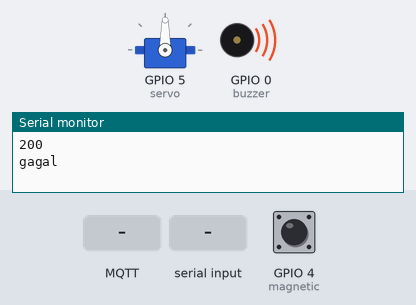
This sketch was run on a simulated ESP8266 (NodeMCU). On the bench: servo, buzzer (waves = sounding), the last lines printed to the serial monitor. The test bench sets the inputs (shaded band); at power-on: GPIO 4 (magnetic) HIGH. WiFi joins after 1.5 s; servers stay silent unless stated; uploads are accepted with an empty reply; no MQTT or app messages arrive unless stated.

Above: at 8.7 s.
8.8 s: MQTT message "esp8266" arrives on the first subscribed topic
11.3 s: GPIO 4 (magnetic) pulled LOW for 0.15 s
12.9 s: "esp8266\n" received over the second serial link
At 15.6 s:
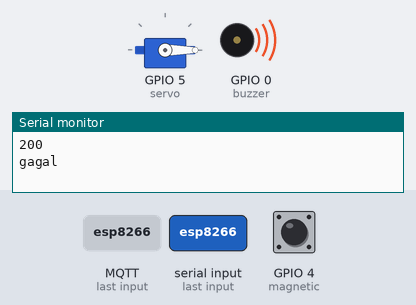
15.9 s: GPIO 4 (magnetic) pulled LOW for 1 s
18.4 s: MQTT message "OK" arrives on the first subscribed topic
20.6 s: MQTT message "openZ" arrives on the first subscribed topic
Timing chart, 0 to 23.1 s (numbered marks = the images above; inputs shaded):
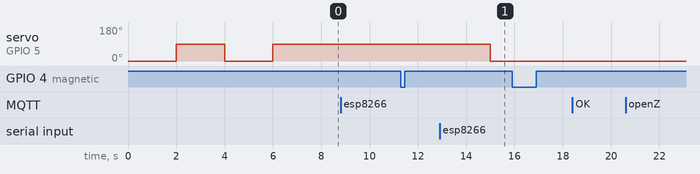

The sketch:

skripsi_ari.ino
```cpp
#include <ESP8266WiFi.h>
#include <PubSubClient.h>
#include <SoftwareSerial.h>
#include <Servo.h>

#include <ESP8266WiFi.h>
#include <WiFiClient.h>
#include <ESP8266WebServer.h>
#include <ESP8266HTTPClient.h>
SoftwareSerial bluetooth(14, 2);
Servo servo;

const char* ssid = "ari hasugian";                   // wifi ssid
const char* password =  "penerangan";         // wifi password
const char* mqttServer = "soldier.cloudmqtt.com";    // IP adress Raspberry Pi
const int mqttPort = 15567;
const char* mqttUser = "mvqmbgfk";      // if you don't have MQTT Username, no need input
const char* mqttPassword = "9dfVvMvG4S_j";  // if you don't have MQTT Password, no need input
const char* myTopik = "pintuCon";

//mosquitto_sub -h soldier.cloudmqtt.com -t pintuCon -u  mvqmbgfk -P qNKOm2UT3QiB -p 15567
//mosquitto_pub -h soldier.cloudmqtt.com -t pintuCon -u  mvqmbgfk -P qNKOm2UT3QiB -p 15567 -m on

WiFiClient espClient;
PubSubClient client(espClient);

long int data;
int magnetic = 4;
int flagMagnetic = 1;

int state;
int buzzer = 0;

long int password1 = 0;
long int password2 = 1;

int flagPintu=0;
int flagBuzzer=0;
String data1 = "tertutup",data2 = "terkunci",linkdata1 ,linkdata2, Link;

void setup() {
  Serial.begin(9600);
  Serial.println("================================");
  pinMode(buzzer,OUTPUT);
   digitalWrite(buzzer,LOW);
  pinMode(magnetic, INPUT_PULLUP);
  servo.attach(5); //D1 orange, red 3v, brown gnd
  servo.write(0);

  bluetooth.begin(9600);

      tone(buzzer, 1000);
  delay(2000);
       noTone(buzzer);
  servo.write(90);

  delay(2000);
  servo.write(0);

  delay(2000);
  servo.write(90);


  WiFi.begin(ssid, password);

  while (WiFi.status() != WL_CONNECTED) {
    delay(500);
    Serial.println("Connecting to WiFi..");
  }
  Serial.println("Connected to the WiFi network");

  client.setServer(mqttServer, mqttPort);
  client.setCallback(callback);

  while (!client.connected()) {
    Serial.println("Connecting to MQTT...");

    if (client.connect("ESP8266Client", mqttUser, mqttPassword )) {

      Serial.println("connected");

    } else {

      Serial.print("failed with state ");
      Serial.print(client.state());
      delay(2000);

    }
  }

//  client.publish("esp8266", "Hello Raspberry Pi");
//  client.subscribe("esp8266");

}


void uploadDatatoDB(){

    //Serial.println(data1);
    //Serial.println(data2);
    ///////////////////////////////////////////////////////////////////////
    HTTPClient http;    //Declare object of class HTTPClient

    //http://rumahari123.000webhostapp.com/esptodb.php?statusPintu=tertutup&statusKunci=tertutup

    linkdata1 = "statusPintu=" + data1;
    linkdata2 ="&statusKunci=" + data2;
    Link = "http://rumahari.mamminasa.com/rumahAri.php?" +linkdata1 + linkdata2;
//    Link = "http://rumahari123.000webhostapp.com/esptodb.php?" + linkdata1 + linkdata2;
//      Link = "http://rumahari123.000webhostapp.com/esptodb.php?statusPintu=terbuka&statusKunci=terkunci";
        Serial.println(Link);
    http.begin(Link);     //Specify request destination

    int httpCode = http.GET();            //Send the request
    String payload = http.getString();    //Get the response payload

    Serial.println(httpCode);   //Print 200, and -1 if error
    Serial.println(payload);    // //print OK or error

    //check if it works just fine
      if(payload.equals("OK")){
        Serial.println("berhasil");
      }else{
        Serial.println("gagal");
      }

    http.end();  //Close connection
  }


void callback(char* topic, byte* payload, unsigned int length) {
uint8_t textInput[5];


  Serial.print("Message arrived in topic: ");
  Serial.println(topic);

  Serial.print("Message:");
  for (int i = 0; i < 5; i++) { //jadi kan ini max 5 huruf, biar gampang kalo ada input 4 huru
      Serial.print((char)payload[i]); //dibikin jadi 5 dimana huruf ke 5 itu "z"
      textInput[i]=(char)payload[i];
      if(i>=length){
        textInput[i]='Z';
        }
  }
  Serial.println();
  String str((char*)textInput);

  Serial.println(str);
   if(str=="openZ"){//note, harus 5 huruf karena arraynya di set 5
      // client.publish(sendTopik, "open the door");
      flagMagnetic=0;
      servo.write(0);
      data2 = "terbuka";
      uploadDatatoDB();
      Serial.print("terbuka");
    }
  if(str=="close"){
      // client.publish(sendTopik, "close the door");
      servo.write(90);
      flagMagnetic=1;
       data2 = "terkunci";
      uploadDatatoDB();
      Serial.print("terkunci");
    }

  if(str=="qwert"){
      // client.publish(sendTopik, "publish data arduino");

      Serial.print("publish data arduino");
    }
  Serial.println();
  Serial.println("-----------------------");
}


void loop() {
//data from android
  if(bluetooth.available()>0){
    data = bluetooth.parseInt();

//Serial.print(data);

  if (data == password1){
    servo.write(0);
    Serial.println("bluetooth open");
     flagMagnetic=0;
     data2 = "terbuka";
     uploadDatatoDB();
   }else{
  servo.write(90);
  Serial.println("bluetooth  close");
      flagMagnetic=1;
      data2 = "tertutup";
      uploadDatatoDB();
   }

 }


//  read magnetic door
  state = digitalRead(magnetic);

//  Serial.print("State =");
//  Serial.println(state);
//  Serial.print("-----------------------");

//   if(state == HIGH && flagMagnetic ==1 && flagBuzzer==0){
//      Serial.println("buzzer on");
//      tone(buzzer, 1000);
//      delay(2000);
//      flagBuzzer==1;
//    }


      if(state == HIGH && flagPintu==0){
        flagPintu=1;
        data1 = "terbuka";
        uploadDatatoDB();
//        Serial.println(data1);
        tone(buzzer, 1000);
        delay(2000);

      }else if(state == LOW && flagPintu==1){
        data1 = "tertutup";
        uploadDatatoDB();
//        Serial.println(data1);
        flagPintu=0;
      }
    noTone(buzzer);
    client.subscribe(myTopik);
    client.loop();


}
```

Measured:
- after the input at 12.9 s, servo on GPIO 5 (servo): 90° → 0° after 2.1 s
